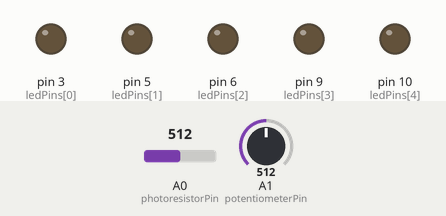
This sketch was run on a simulated Arduino Uno, built with avr-gcc and run on an emulated ATmega328P. On the bench: output pins drawn as LEDs (lit = HIGH). The test bench sets the inputs (shaded band); at power-on: A0 (photoresistorPin) = 512, A1 (potentiometerPin) = 512. The board resets itself during the run and starts again.

Above: at 1.2 s.
1.3 s: A0 (photoresistorPin) set to 504
At 1.49 s:
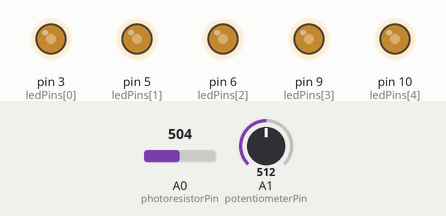
7.3 s: A0 (photoresistorPin) set to 522
At 7.48 s:
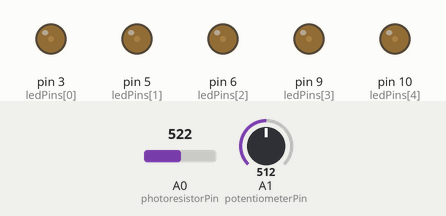
10.3 s: A0 (photoresistorPin) set to 511
13.3 s: A1 (potentiometerPin) set to 900
Timing chart, 0 to 19.8 s (numbered marks = the images above; inputs shaded):
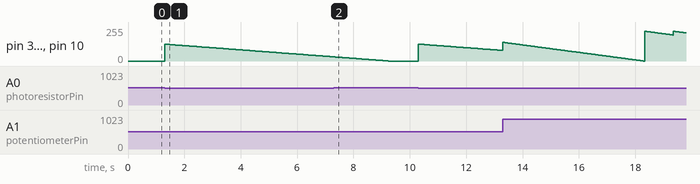

Measured:
- the behaviour switches between 512 and 511 on A0 (photoresistorPin) (found by bisection; images 0 and 1)
- after the input at 7.3 s, pin 3 (ledPins[0]), pin 5 (ledPins[1]), pin 6 (ledPins[2]), pin 9 (ledPins[3]), pin 10 (ledPins[4]): goes on until 9.2 s, then stays 0/255

The sketch:

super_maimu_esboo1.ino
```cpp
#include <avr/wdt.h>

const int ledPins[] = {3, 5, 6, 9, 10}; // Pines de los LEDs
const int photoresistorPin = A0; // Pin de la fotoresistencia
const int potentiometerPin = A1; // Pin del potenciómetro

int lightLevel = 0; // Variable para leer la luz de la fotoresistencia
int potValue = 0; // Valor del potenciómetro
int pwmValue = 255; // Valor inicial PWM para los LEDs
unsigned long timeInterval = 8000; // Duración total de 8 segundos
unsigned long startTime;

void setup() {
  for (int i = 0; i < 5; i++) {
    pinMode(ledPins[i], OUTPUT);
    analogWrite(ledPins[i], 0); // Apaga los LEDs al inicio
  }
  pinMode(photoresistorPin, INPUT);
  pinMode(potentiometerPin, INPUT);

  wdt_disable(); // Deshabilitar el watchdog al inicio
}

void loop() {
  lightLevel = analogRead(photoresistorPin); // Leer el valor de la fotoresistencia

  if (lightLevel < 512) { // Solo inicia si no hay luz en la fotoresistencia
    startTime = millis(); // Guardar el tiempo de inicio del ciclo de apagado

    while (millis() - startTime <= timeInterval) { // Proceso de apagado gradual de LEDs durante 8 segundos
      // Leer el valor del potenciómetro
      potValue = analogRead(potentiometerPin);
      int mappedPotValue = map(potValue, 0, 1023, 0, 255); // Ajustar el valor del potenciómetro al rango de PWM

      // Calcular el tiempo transcurrido y ajustar el brillo
      unsigned long elapsedTime = millis() - startTime;
      float fadeFactor = 1.0 - (float)elapsedTime / timeInterval;
      pwmValue = mappedPotValue * fadeFactor; // Ajustar el brillo según el potenciómetro y el tiempo

      // Aplicar el brillo a los LEDs
      for (int i = 0; i < 5; i++) {
        analogWrite(ledPins[i], pwmValue);
      }

      // Verificar si es tiempo de activar el watchdog
      if (elapsedTime >= timeInterval - 2000) { // Justo antes de apagarse (últimos 2000ms)
        wdt_enable(WDTO_1S); // Activar el watchdog con un retraso de 1 segundo para el reinicio
      }
    }

    // Reinicio del ciclo, el watchdog se activará y reiniciará el sistema
  }
}
```
